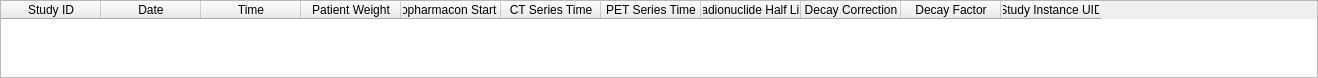
<?xml version="1.0" encoding="UTF-8"?>
<ui version="4.0">
 <class>qMRMLLongitudinalPETCTStudyTableWidget</class>
 <widget class="QWidget" name="qMRMLLongitudinalPETCTStudyTableWidget">
  <property name="geometry">
   <rect>
    <x>0</x>
    <y>0</y>
    <width>1318</width>
    <height>78</height>
   </rect>
  </property>
  <property name="windowTitle">
   <string>Form</string>
  </property>
  <layout class="QVBoxLayout" name="verticalLayout_3">
   <property name="spacing">
    <number>0</number>
   </property>
   <property name="margin">
    <number>0</number>
   </property>
   <item>
    <widget class="QTableWidget" name="Table">
     <column>
      <property name="text">
       <string>Study ID</string>
      </property>
     </column>
     <column>
      <property name="text">
       <string>Date</string>
      </property>
     </column>
     <column>
      <property name="text">
       <string>Time</string>
      </property>
     </column>
     <column>
      <property name="text">
       <string>Patient Weight</string>
      </property>
     </column>
     <column>
      <property name="text">
       <string>Radiopharmacon Start Time</string>
      </property>
     </column>
     <column>
      <property name="text">
       <string>CT Series Time</string>
      </property>
     </column>
     <column>
      <property name="text">
       <string>PET Series Time</string>
      </property>
     </column>
     <column>
      <property name="text">
       <string>Radionuclide Half Life</string>
      </property>
     </column>
     <column>
      <property name="text">
       <string>Decay Correction</string>
      </property>
     </column>
     <column>
      <property name="text">
       <string>Decay Factor</string>
      </property>
     </column>
     <column>
      <property name="text">
       <string>Study Instance UID</string>
      </property>
     </column>
    </widget>
   </item>
  </layout>
 </widget>
 <resources>
  <include location="../qSlicerLongitudinalPETCTModule.qrc"/>
 </resources>
 <connections/>
</ui>
